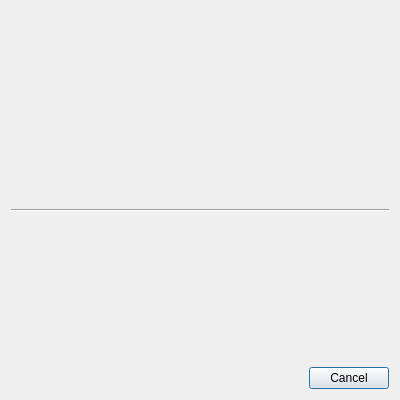
<?xml version="1.0" encoding="UTF-8"?>
<ui version="4.0">
 <class>LoveDialog</class>
 <widget class="QDialog" name="LoveDialog">
  <property name="geometry">
   <rect>
    <x>0</x>
    <y>0</y>
    <width>400</width>
    <height>400</height>
   </rect>
  </property>
  <property name="sizePolicy">
   <sizepolicy hsizetype="MinimumExpanding" vsizetype="MinimumExpanding">
    <horstretch>0</horstretch>
    <verstretch>0</verstretch>
   </sizepolicy>
  </property>
  <property name="minimumSize">
   <size>
    <width>200</width>
    <height>300</height>
   </size>
  </property>
  <property name="maximumSize">
   <size>
    <width>400</width>
    <height>400</height>
   </size>
  </property>
  <property name="windowTitle">
   <string>Quickly rate the playing track</string>
  </property>
  <property name="windowIcon">
   <iconset resource="../../data/data.qrc">
    <normaloff>:/icon.png</normaloff>:/icon.png</iconset>
  </property>
  <layout class="QVBoxLayout" name="verticalLayout_3">
   <item>
    <layout class="QVBoxLayout" name="verticalLayout_2">
     <item>
      <widget class="QTextEdit" name="summary">
       <property name="styleSheet">
        <string notr="true">QTextEdit {
  background: transparent;
}</string>
       </property>
       <property name="frameShape">
        <enum>QFrame::NoFrame</enum>
       </property>
      </widget>
     </item>
     <item>
      <widget class="Line" name="line">
       <property name="orientation">
        <enum>Qt::Horizontal</enum>
       </property>
      </widget>
     </item>
     <item>
      <layout class="QGridLayout" name="gridLayout_3" rowstretch="0,0,0">
       <property name="horizontalSpacing">
        <number>18</number>
       </property>
       <item row="2" column="0">
        <widget class="RatingWidget" name="rating" native="true">
         <property name="sizePolicy">
          <sizepolicy hsizetype="Fixed" vsizetype="Preferred">
           <horstretch>0</horstretch>
           <verstretch>0</verstretch>
          </sizepolicy>
         </property>
         <property name="minimumSize">
          <size>
           <width>0</width>
           <height>0</height>
          </size>
         </property>
        </widget>
       </item>
      </layout>
     </item>
     <item>
      <spacer name="verticalSpacer_2">
       <property name="orientation">
        <enum>Qt::Vertical</enum>
       </property>
       <property name="sizeHint" stdset="0">
        <size>
         <width>20</width>
         <height>40</height>
        </size>
       </property>
      </spacer>
     </item>
    </layout>
   </item>
   <item>
    <widget class="QDialogButtonBox" name="button_box">
     <property name="standardButtons">
      <set>QDialogButtonBox::Cancel</set>
     </property>
    </widget>
   </item>
  </layout>
 </widget>
 <customwidgets>
  <customwidget>
   <class>RatingWidget</class>
   <extends>QWidget</extends>
   <header>widgets/ratingwidget.h</header>
   <container>1</container>
  </customwidget>
 </customwidgets>
 <resources>
  <include location="../../data/data.qrc"/>
 </resources>
 <connections>
  <connection>
   <sender>button_box</sender>
   <signal>accepted()</signal>
   <receiver>LoveDialog</receiver>
   <slot>accept()</slot>
   <hints>
    <hint type="sourcelabel">
     <x>65</x>
     <y>552</y>
    </hint>
    <hint type="destinationlabel">
     <x>84</x>
     <y>533</y>
    </hint>
   </hints>
  </connection>
  <connection>
   <sender>button_box</sender>
   <signal>rejected()</signal>
   <receiver>LoveDialog</receiver>
   <slot>reject()</slot>
   <hints>
    <hint type="sourcelabel">
     <x>236</x>
     <y>542</y>
    </hint>
    <hint type="destinationlabel">
     <x>242</x>
     <y>532</y>
    </hint>
   </hints>
  </connection>
 </connections>
</ui>
